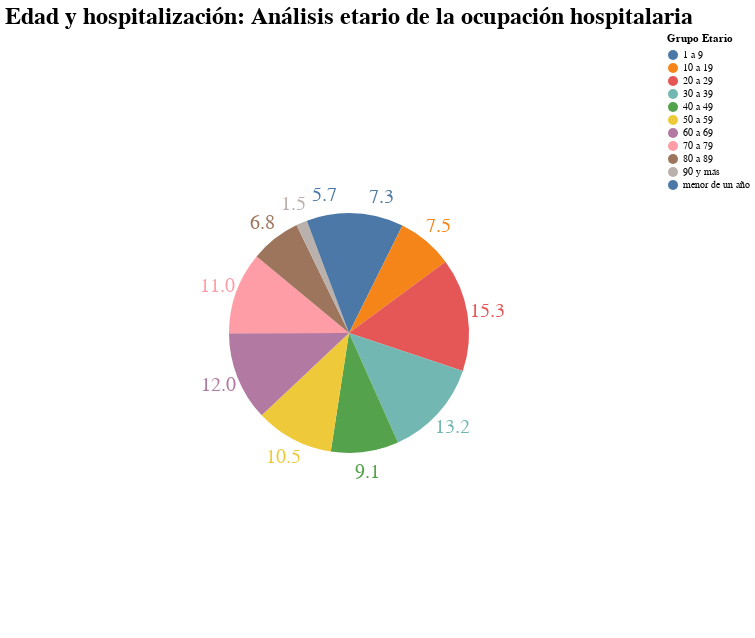

Write notebook code for a chart like this one.
### Code cell
import pandas as pd
import altair as alt

# 1. Leer el archivo y preparar los datos
df = pd.read_excel('01_conteo_simple.xlsx')
df.columns = df.columns.str.strip().str.upper()

# 2. Seleccionar y agrupar datos
df = df[['GRUPO_EDAD', 'COUNT']]
df_grouped = df.groupby('GRUPO_EDAD', as_index=False)['COUNT'].sum()

# 3. Calcular porcentaje
total = df_grouped['COUNT'].sum()
df_grouped['PORCENTAJE'] = (df_grouped['COUNT'] / total) * 100

# 4. Crear gráfico Altair tipo donut con porcentaje en etiquetas
base = alt.Chart(df_grouped).encode(
    alt.Theta("COUNT:Q", stack=True),
    alt.Color("GRUPO_EDAD:N", legend=alt.Legend(title="Grupo Etario"))
)

pie = base.mark_arc(outerRadius=120)

# Etiquetas con porcentaje formateado a 1 decimal
text = base.mark_text(radius=140, size=20).encode(
    text=alt.Text('PORCENTAJE:Q', format='.1f')
)

chart = (pie + text).properties(
    width=600,
    height=600,
    title="Edad y hospitalización: Análisis etario de la ocupación hospitalaria"
).configure_title(
    fontSize=24,
    anchor='middle'
)
chart

### Figure 1 — Vega-Lite specification as saved in the notebook (floating-point values rounded to 4 significant figures)
{"config": {"view": {"continuousWidth": 300, "continuousHeight": 300}, "title": {"anchor": "middle", "fontSize": 24}}, "layer": [{"mark": {"type": "arc", "outerRadius": 120}, "encoding": {"color": {"field": "GRUPO_EDAD", "legend": {"title": "Grupo Etario"}, "type": "nominal"}, "theta": {"field": "COUNT", "stack": true, "type": "quantitative"}}}, {"mark": {"type": "text", "radius": 140, "size": 20}, "encoding": {"color": {"field": "GRUPO_EDAD", "legend": {"title": "Grupo Etario"}, "type": "nominal"}, "text": {"field": "PORCENTAJE", "format": ".1f", "type": "quantitative"}, "theta": {"field": "COUNT", "stack": true, "type": "quantitative"}}}], "data": {"name": "data-131cd34004f8d166413f475c7e7e5786"}, "height": 600, "title": "Edad y hospitalización: Análisis etario de la ocupación hospitalaria", "width": 600, "$schema": "https://vega.github.io/schema/vega-lite/v5.20.1.json", "datasets": {"data-131cd34004f8d166413f475c7e7e5786": [{"GRUPO_EDAD": "1 a 9", "COUNT": 650935, "PORCENTAJE": 7.343}, {"GRUPO_EDAD": "10 a 19", "COUNT": 666897, "PORCENTAJE": 7.523}, {"GRUPO_EDAD": "20 a 29", "COUNT": 1353413, "PORCENTAJE": 15.27}, {"GRUPO_EDAD": "30 a 39", "COUNT": 1168214, "PORCENTAJE": 13.18}, {"GRUPO_EDAD": "40 a 49", "COUNT": 808005, "PORCENTAJE": 9.115}, {"GRUPO_EDAD": "50 a 59", "COUNT": 934634, "PORCENTAJE": 10.54}, {"GRUPO_EDAD": "60 a 69", "COUNT": 1063765, "PORCENTAJE": 12.0}, {"GRUPO_EDAD": "70 a 79", "COUNT": 979235, "PORCENTAJE": 11.05}, {"GRUPO_EDAD": "80 a 89", "COUNT": 600409, "PORCENTAJE": 6.773}, {"GRUPO_EDAD": "90 y más", "COUNT": 132850, "PORCENTAJE": 1.499}, {"GRUPO_EDAD": "menor de un año", "COUNT": 506310, "PORCENTAJE": 5.712}]}}
